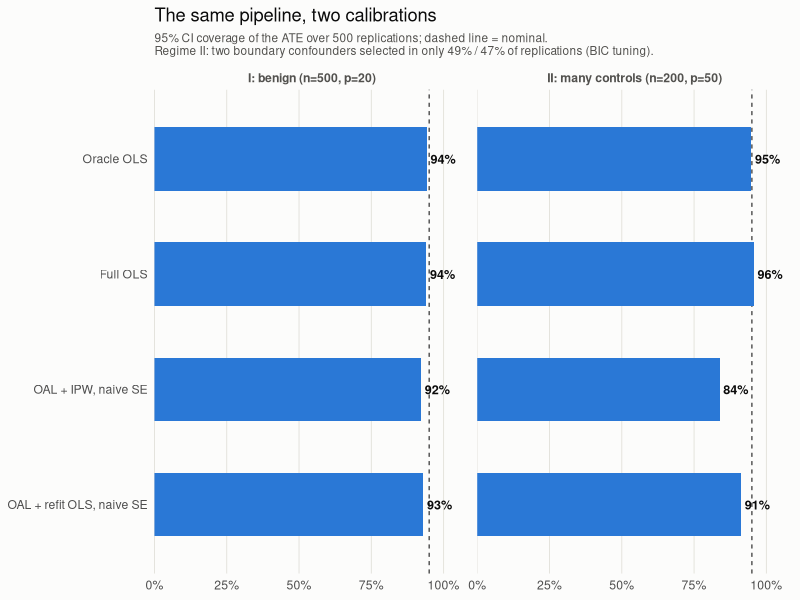

This figure's R source:
# undercoverage_demo.R — Paper 3, Section 2: how naive inference after the
# outcome-adaptive lasso (Shortreed & Ertefaie 2017, Biometrics) behaves.
#
# Two regimes, same pipelines:
#  Regime I  ("benign", S-E-like): n=500, p=20, strong signals, wAMD tuning.
#  Regime II ("many candidate controls"): n=200, p=50, two boundary
#            confounders (alpha=.7, beta=.25) whose selection is a coin
#            flip under BIC tuning; wAMD variant also reported.
# Estimators: oracle OLS; full OLS; OAL->Hajek IPW with fixed-weight
# sandwich SE; OAL-selected -> refit OLS with textbook SE.
# R = 500 replications per regime. Message: calibration is erratic across
# regimes/tuning in ways the analyst cannot see -- valid post-selection
# inference, not luck, is required.

suppressMessages(library(glmnet))
dir.create("output", showWarnings = FALSE)
TAU <- 1; R <- 500

run_regime <- function(n, p, a3, b3, sd_y, tune, seed, label) {
  set.seed(seed)
  alpha <- c(.8,.8,a3,a3,0,0,1,1, rep(0, p-8))
  beta  <- c(.6,.6,b3,b3,.6,.6,0,0, rep(0, p-8))
  lam_grid <- sort(n^c(-10,-5,-1,-.75,-.5,-.25,.25,.49), decreasing = TRUE)
  ncols <- 8; res <- matrix(NA_real_, R, 8 + 2)
  for (r in 1:R) {
    Z <- matrix(rnorm(n*p), n, p)
    A <- rbinom(n, 1, plogis(Z %*% alpha))
    Y <- TAU*A + as.vector(Z %*% beta) + rnorm(n, sd = sd_y)
    # oracle / full
    mo <- lm(Y ~ A + Z[, which(beta != 0)])
    mf <- lm(Y ~ A + Z)
    co <- summary(mo)$coefficients["A", 1:2]
    cf <- summary(mf)$coefficients["A", 1:2]
    # OAL
    b_out <- coef(mf)[-(1:2)]
    w <- pmin(abs(b_out)^(-2), 1e4)
    fit <- suppressWarnings(glmnet(Z, A, family = "binomial",
                                   penalty.factor = w, lambda = lam_grid))
    crit <- rep(Inf, length(lam_grid))
    ee <- vector("list", length(lam_grid))
    for (k in seq_along(lam_grid)) {
      e <- tryCatch(as.vector(predict(fit, Z, s = lam_grid[k],
                                      type = "response")),
                    error = function(x) NULL)
      if (is.null(e)) next
      e <- pmin(pmax(e, .01), .99); ee[[k]] <- e
      if (tune == "bic") {
        df <- sum(as.vector(coef(fit, s = lam_grid[k]))[-1] != 0)
        crit[k] <- -2*sum(A*log(e) + (1-A)*log(1-e)) + df*log(n)
      } else {
        ipw <- A/e + (1-A)/(1-e)
        smd <- vapply(1:p, function(j)
          abs(weighted.mean(Z[A==1,j], ipw[A==1]) -
              weighted.mean(Z[A==0,j], ipw[A==0])) / sd(Z[,j]), 0)
        crit[k] <- sum(abs(b_out) * smd)
      }
    }
    k <- which.min(crit); e <- ee[[k]]
    sel <- which(as.vector(coef(fit, s = lam_grid[k]))[-1] != 0)
    # OAL -> Hajek IPW, fixed-weight sandwich
    ipw <- A/e + (1-A)/(1-e); X <- cbind(1, A)
    br <- solve(crossprod(X * sqrt(ipw)))
    bh <- br %*% crossprod(X * ipw, Y)
    rr <- Y - X %*% bh
    V  <- br %*% crossprod(X * (ipw * as.vector(rr))) %*% br
    # OAL -> refit OLS
    m2 <- if (length(sel)) lm(Y ~ A + Z[, sel, drop = FALSE]) else lm(Y ~ A)
    c2 <- summary(m2)$coefficients["A", 1:2]
    res[r, ] <- c(co, cf, bh[2], sqrt(V[2,2]), c2,
                  3 %in% sel, 4 %in% sel)
  }
  meth <- c("oracle","full","oal_ipw","oal_ols")
  tab <- do.call(rbind, lapply(1:4, function(i) {
    est <- res[, (i-1)*2 + 1]; se <- res[, (i-1)*2 + 2]
    data.frame(regime = label, tune = tune, method = meth[i],
               bias = mean(est) - TAU, emp_sd = sd(est),
               se_ratio = mean(se)/sd(est),
               coverage95 = mean(abs(est - TAU) <= 1.96*se))
  }))
  tab$z3_rate <- mean(res[, 9]); tab$z4_rate <- mean(res[, 10])
  tab
}

t0 <- Sys.time()
tabs <- rbind(
  run_regime(500, 20, .8, .6, 2, "wamd", 101, "I: benign (n=500, p=20)"),
  run_regime(200, 50, .7, .25, 2, "bic",  202, "II: many controls (n=200, p=50)"),
  run_regime(200, 50, .7, .25, 2, "wamd", 202, "II: many controls (n=200, p=50)"))
cat("time:", round(difftime(Sys.time(), t0, units = "mins"), 1), "min\n")
print(tabs, digits = 3, row.names = FALSE)
write.csv(tabs, "output/undercoverage_table.csv", row.names = FALSE)
capture.output(print(tabs, digits = 3), file = "output/undercoverage_summary.txt")

# ---- Figure: coverage by regime ------------------------------------------
suppressMessages(library(ggplot2))
sub <- tabs[(tabs$regime == "I: benign (n=500, p=20)" & tabs$tune == "wamd") |
            (tabs$regime == "II: many controls (n=200, p=50)" & tabs$tune == "bic"), ]
lab <- c(oracle = "Oracle OLS", full = "Full OLS",
         oal_ipw = "OAL + IPW, naive SE", oal_ols = "OAL + refit OLS, naive SE")
sub$mlab <- factor(lab[sub$method], levels = rev(lab))
fig <- ggplot(sub, aes(x = coverage95, y = mlab)) +
  geom_vline(xintercept = .95, color = "#0b0b0b", linetype = "dashed",
             linewidth = .35) +
  geom_col(width = .55, fill = "#2a78d6") +
  geom_text(aes(label = sprintf("%.0f%%", 100*coverage95)), hjust = -.15,
            color = "#0b0b0b", size = 3.2, fontface = "bold") +
  facet_wrap(~regime) +
  scale_x_continuous(limits = c(0, 1.09), expand = c(0, 0),
                     labels = function(v) sprintf("%.0f%%", 100*v)) +
  labs(title = "The same pipeline, two calibrations",
       subtitle = paste("95% CI coverage of the ATE over 500 replications; dashed line = nominal.",
                        "Regime II: two boundary confounders selected in only 49% / 47% of replications (BIC tuning).",
                        sep = "\n"),
       x = NULL, y = NULL) +
  theme_minimal(base_size = 11) +
  theme(panel.grid.minor = element_blank(),
        panel.grid.major.y = element_blank(),
        panel.grid.major.x = element_line(color = "#e1e0d9", linewidth = .3),
        plot.background = element_rect(fill = "#fcfcfb", color = NA),
        text = element_text(color = "#0b0b0b"),
        strip.text = element_text(color = "#52514e", face = "bold"),
        plot.subtitle = element_text(color = "#52514e", size = 8.5))
ggsave("output/fig1_undercoverage.png", fig, width = 7.5, height = 3.4,
       dpi = 200, bg = "#fcfcfb")
cat("Demo complete.\n")
